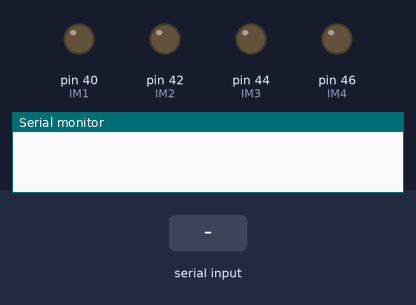
Bench run of a sketch on a simulated Arduino Mega 2560, built with avr-gcc and run on an emulated ATmega2560. On the bench: output pins drawn as LEDs (lit = HIGH), the last lines printed to the serial monitor. The test bench sets the inputs (shaded band).

Above: at 1.2 s.
1.3 s: "n" received over Serial
At 1.42 s:
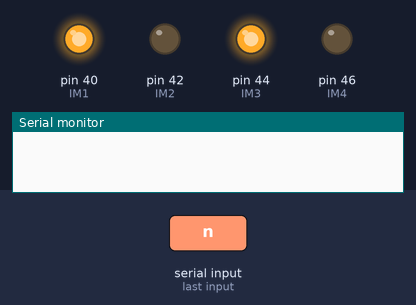
3.0 s: "e" received over Serial
At 3.2 s:
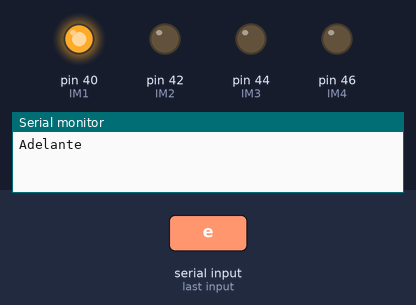
4.9 s: "s" received over Serial
At 5.02 s:
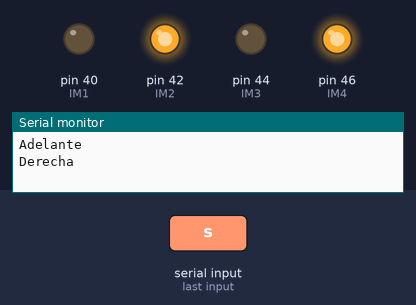
6.6 s: "o" received over Serial
At 6.8 s:
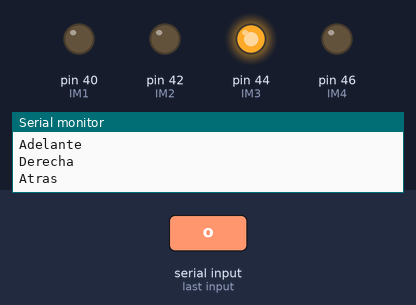
Timing chart, 0 to 9.5 s (numbered marks = the images above; inputs shaded):
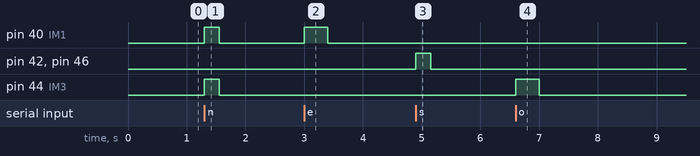

The sketch:

robotLaberintos.ino
```cpp
#define IM1 40 // Pin de Control 1 para Motor 1
#define IM2 42 // Pin de Control 2 para Motor 1
#define IM3 44 // Pin de Control 1 para Motor 2
#define IM4 46 // Pin de Control 2 para Motor 2

#define TRIG 3  // Pin del trigger del sensor ultrasonico
#define ECHO 2  // Pin del echo del sensor ultrasonico

#define DELAY 250
#define DELAY_VUELTA 400
/* MAC de HC05: 98:D3:32:71:03:AE */

void setup() {
  Serial.begin(9600);   // Inicializacion para el BT

  /* Configuracion de pines */
  pinMode(IM1, OUTPUT);
  pinMode(IM2, OUTPUT);
  pinMode(IM3, OUTPUT);
  pinMode(IM4, OUTPUT);

  pinMode(TRIG, OUTPUT);
  pinMode(ECHO, INPUT);
}

void loop() {
  if (Serial.available() > 0) {  // Hay conexion BT disponible
    int data = Serial.read();  // Se lee el valor
    realizaAccion(data); // Se realiza la accion correspondiente
    Serial.flush();
  }
}

/* Funciones personales */
void realizaAccion(int accion) {
  int distancia;
  switch (accion) {
    case 'n':
      adelante();
      Serial.println("Adelante");
      break;
    case 'e':
      derecha();
      Serial.println("Derecha");
      break;
    case 's':
      atras();
      Serial.println("Atras");
      break;
    case 'o':
      izquierda();
      Serial.println("Izquierda");
      break;
    case 'd':
      distancia = getDistancia();
      Serial.println(distancia);
      break;
    default:
      Serial.println(accion);
      break;
  }
}
/* Accion 1: Ir adelante */
void adelante() {
  configuracionMotores(HIGH, LOW, HIGH, LOW); // Configuracion de giros de los motores
  delay(DELAY);
  detiene();
}

/* Accion 2: Ir a la derecha */
void derecha() {
  configuracionMotores(HIGH, LOW, LOW, LOW);  // Configuracion de giros de los motores
  delay(DELAY_VUELTA);
  detiene();
}

/* Accion 3: Ir a atras */
void atras() {
  configuracionMotores(LOW, HIGH, LOW, HIGH);  // Configuracion de giros de los motores
  delay(DELAY);
  detiene();
}

/* Accion 4: Ir a la izquierda */
void izquierda() {
  configuracionMotores(LOW, LOW, HIGH, LOW);  // Configuracion de giros de los motoress
  delay(DELAY_VUELTA);
  detiene();
}

/* Accion 5: Calculo de distancia */
int getDistancia() {
  long duration;
  int distance;

  digitalWrite(TRIG, LOW);
  delayMicroseconds(2);
  digitalWrite(TRIG, HIGH);
  delayMicroseconds(10);
  digitalWrite(TRIG, LOW);

  duration = pulseIn(ECHO, HIGH);

  distance = (duration * 0.034) / 2;
  return (int) distance;
}

/* Funciones de ayuda */
void configuracionMotores(int valM1A, int valM1B, int valM2A, int valM2B) {
  /* Configuracion Motor 1*/
  digitalWrite(IM1, valM1A);
  digitalWrite(IM2, valM1B);

  /* Configuracion Motor 2 */
  digitalWrite(IM3, valM2A);
  digitalWrite(IM4, valM2B);
}

void detiene() {
  configuracionMotores(LOW, LOW, LOW, LOW);
}
```

Measured:
- after the input at 1.3 s, pin 40 (IM1), pin 44 (IM3): LOW → HIGH at once, → LOW 0.25 s later
- after the input at 3.0 s, pin 40 (IM1): LOW → HIGH at once, → LOW 0.40 s later
- after the input at 4.9 s, pin 42 (IM2), pin 46 (IM4): LOW → HIGH at once, → LOW 0.25 s later
- after the input at 6.6 s, pin 44 (IM3): LOW → HIGH at once, → LOW 0.40 s later
